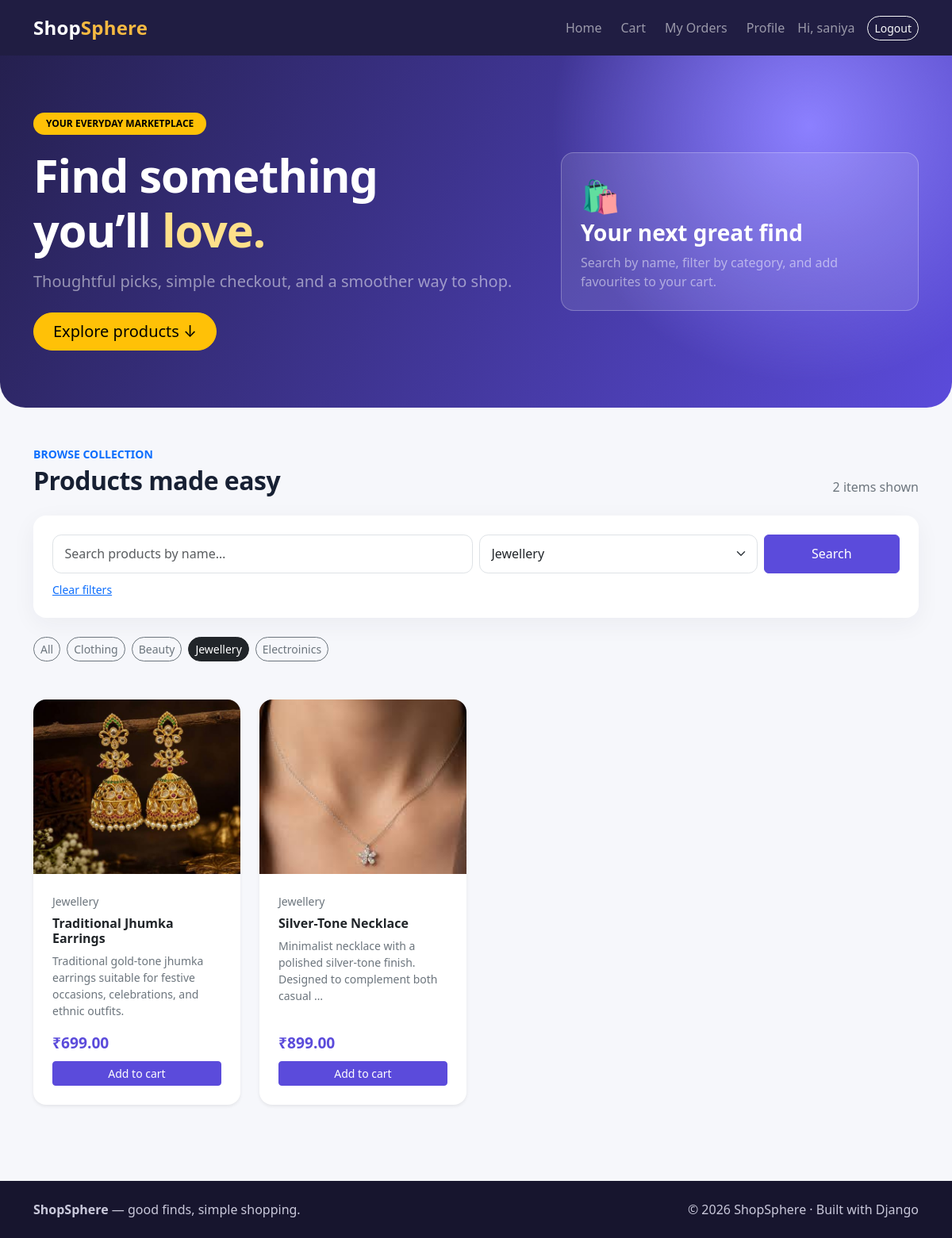
Page /?category=3 (signed in) on the committed database.
### store/models.py (models this page shows, shortened)
class Category(models.Model):
    name=models.CharField(max_length=100,unique=True)
    description=models.TextField(blank=True)

class Product(models.Model):
    category=models.ForeignKey(
        Category,
        on_delete=models.CASCADE,
        related_name='products'
    )
    name=models.CharField(max_length=200)
    description=models.TextField()
    price=models.DecimalField(max_digits=10,decimal_places=2)
    stock=models.PositiveIntegerField(default=0)
    image=models.ImageField(upload_to='products/',blank=True,null=True)
    created_at=models.DateTimeField(auto_now_add=True)

### store/views.py (the view)
# urls.py: path('', views.home, name='home'),
@login_required
def home(request):
    categories = Category.objects.all()
    products = Product.objects.select_related('category').all()
    keyword = request.GET.get('q', '').strip()
    if keyword:
        products = products.filter(name__icontains=keyword)
    category_id = request.GET.get('category', '')
    if category_id:
        products = products.filter(category_id=category_id)
    return render(request, 'home.html', {
        'categories': categories,
        'products': products,
        'keyword': keyword,
        'selected_category': category_id,
    })

### store/context_processors.py (called while the page is built)
def cart_summary(request):
    cart = request.session.get("cart", {})
    count = 0
    for quantity in cart.values():
        try:
            count += max(0, int(quantity))
        except (TypeError, ValueError):
            continue
    return {"cart_count": count}

### store/templates/home.html (shortened to what this page needs)
{% extends 'base.html' %}
{% block content %}
<header class="hero py-5 py-lg-6">
  <div class="container py-lg-4">
    <div class="row align-items-center g-4">
      <div class="col-lg-7">
        <span class="badge rounded-pill text-bg-warning mb-3 px-3 py-2">YOUR EVERYDAY MARKETPLACE</span>
        <h1>Find something<br>you’ll <span style="color:#ffe08a">love.</span></h1>
        <p class="lead text-white-50 mt-3 mb-4">Thoughtful picks, simple checkout, and a smoother way to shop.</p>
        <a href="#products" class="btn btn-warning btn-lg pill px-4">Explore products <span aria-hidden="true">↓</span></a>
      </div>
      <div class="col-lg-5 d-none d-md-block">
        <div class="bg-white bg-opacity-10 border border-white border-opacity-25 rounded-4 p-4">
          <div class="fs-1">🛍️</div><h3 class="fw-bold">Your next great find</h3>
          <p class="mb-0 text-white-50">Search by name, filter by category, and add favourites to your cart.</p>
        </div>
      </div>
    </div>
  </div>
</header>
<main class="container py-5">
  <div class="d-flex flex-column flex-md-row justify-content-between align-items-md-end gap-3 mb-4">
    <div><p class="text-uppercase small fw-bold text-primary mb-1">Browse collection</p><h2 class="section-title mb-0" id="products">Products made easy</h2></div>
    <span class="text-secondary">{{ products|length }} item{{ products|length|pluralize }} shown</span>
  </div>
  <form method="get" action="{% url 'home' %}" class="panel bg-white p-3 p-md-4 mb-4">
    <div class="row g-2">
      <div class="col-12 col-md-6"><label class="visually-hidden" for="searchBox">Search products</label><input id="searchBox" type="search" name="q" class="form-control" placeholder="Search products by name…" value="{{ keyword }}"></div>
      <div class="col-8 col-md-4"><label class="visually-hidden" for="categorySelect">Category</label><select id="categorySelect" name="category" class="form-select"><option value="">All categories</option>{% for category in categories %}<option value="{{ category.id }}" {% if selected_category == category.id|stringformat:"s" %}selected{% endif %}>{{ category.name }}</option>{% endfor %}</select></div>
      <div class="col-4 col-md-2 d-grid"><button class="btn btn-primary" type="submit">Search</button></div>
    </div>
    {% if keyword or selected_category %}<div class="mt-2"><a href="{% url 'home' %}" class="small">Clear filters</a></div>{% endif %}
  </form>
  {% if categories %}
  <div class="d-flex flex-wrap gap-2 mb-5">
    <a class="btn btn-sm {% if not selected_category %}btn-dark{% else %}btn-outline-secondary{% endif %} pill" href="{% url 'home' %}">All</a>
    {% for category in categories %}<a class="btn btn-sm {% if selected_category == category.id|stringformat:'s' %}btn-dark{% else %}btn-outline-secondary{% endif %} pill" href="?category={{ category.id }}">{{ category.name }}</a>{% endfor %}
  </div>
  {% endif %}
  <div class="row g-3 g-lg-4">
    {% for product in products %}
    <div class="col-6 col-md-4 col-xl-3">
      <article class="card product-card h-100 shadow-sm">
        <a href="{% url 'product_detail' product.id %}" class="text-decoration-none">
          {% if product.image %}<img src="{{ product.image.url }}" class="card-img-top product-image" alt="{{ product.name }}">
          {% else %}<div class="product-image d-flex align-items-center justify-content-center fs-1" role="img" aria-label="No product image">🛍️</div>{% endif %}
        </a>
        <div class="card-body d-flex flex-column p-3 p-lg-4">
          <span class="small text-secondary mb-2">{{ product.category.name }}</span>
          <h3 class="h6 fw-bold"><a class="text-dark text-decoration-none" href="{% url 'product_detail' product.id %}">{{ product.name }}</a></h3>
          <p class="small text-secondary flex-grow-1">{{ product.description|truncatewords:12 }}</p>
          <div class="price mb-2">₹{{ product.price|floatformat:2 }}</div>
          {% if product.stock > 0 %}
            <form method="post" action="{% url 'add_to_cart' product.id %}">{% csrf_token %}<button class="btn btn-primary w-100 btn-sm" type="submit">Add to cart</button></form>
          {% else %}<button class="btn btn-secondary w-100 btn-sm" disabled>Out of stock</button>{% endif %}
        </div>
      </article>
    </div>
    {% empty %}
    <div class="col-12"><div class="empty-state text-center p-5"><div class="fs-1 mb-2">🔎</div><h3 class="h5">No products found</h3><p class="text-secondary">Try another search or clear your filters.</p><a href="{% url 'home' %}" class="btn btn-primary pill">Show all products</a></div></div>
    {% endfor %}
  </div>
</main>
{% endblock %}

### store/templates/base.html (shortened to what this page needs)
{% load static %}
<!doctype html>
<html lang="en">
<head>
  <link href="https://cdn.jsdelivr.net/npm/bootstrap@5.3.3/dist/css/bootstrap.min.css" rel="stylesheet">
  <link href="{% static 'css/style.css' %}" rel="stylesheet">
</head>
<body>
  <nav class="navbar navbar-expand-lg navbar-dark" style="background:#201d42">
    <div class="container py-1">
      <a class="navbar-brand fs-4" href="{% url 'home' %}">Shop<span class="brand-dot">Sphere</span></a>
      <div class="collapse navbar-collapse" id="mainNav">
        <ul class="navbar-nav ms-auto align-items-lg-center gap-lg-2">
          <li class="nav-item"><a class="nav-link" href="{% url 'home' %}">Home</a></li>
          <li class="nav-item"><a class="nav-link" href="{% url 'cart' %}">Cart{% if cart_count %} <span class="badge bg-warning text-dark">{{ cart_count }}</span>{% endif %}</a></li>
          {% if user.is_authenticated %}
            <li class="nav-item"><a class="nav-link" href="{% url 'my_orders' %}">My Orders</a></li>
            <li class="nav-item"><a class="nav-link" href="{% url 'profile' %}">Profile</a></li>
            <li class="nav-item"><span class="navbar-text me-lg-2">Hi, {{ user.username }}</span></li>
            <li class="nav-item"><form action="{% url 'logout' %}" method="post">{% csrf_token %}<button class="btn btn-outline-light btn-sm pill" type="submit">Logout</button></form></li>
          {% else %}
            <li class="nav-item"><a class="nav-link" href="{% url 'login' %}">Login</a></li>
            <li class="nav-item"><a class="btn btn-warning btn-sm pill px-3" href="{% url 'register' %}">Create account</a></li>
          {% endif %}
        </ul>
      </div>
    </div>
  </nav>
  {% block content %}{% endblock %}
  <footer class="footer mt-5 py-4">
    <div class="container d-flex flex-column flex-sm-row justify-content-between gap-2">
      <span><strong>ShopSphere</strong> — good finds, simple shopping.</span>
      <span>© {% now "Y" %} ShopSphere · Built with Django</span>
    </div>
  </footer>
</body>
</html>

### static/css/style.css (style rules this page uses)
:root { --ink:#172033;--brand:#5b4bdb;--brand-dark:#4034ad;--surface:#f6f7fb }
body { background:var(--surface);color:var(--ink);min-height:100vh }
.navbar-brand { font-weight:800;letter-spacing:.2px }
.brand-dot { color:#f5b942 }
.hero { background:radial-gradient(circle at 85% 20%,#8c80ff 0,transparent 30%),linear-gradient(120deg,#25204f,#5b4bdb);color:#fff;border-radius:0 0 2rem 2rem }
.hero h1 { font-size:clamp(2rem,5vw,3.6rem);font-weight:800;letter-spacing:-1px }
.section-title { font-weight:800;letter-spacing:-.5px }
.product-card { border:0;border-radius:1rem;overflow:hidden;transition:transform .2s,box-shadow .2s }
.product-image { height:220px;object-fit:cover;background:#ececf4 }
.price { color:var(--brand);font-size:1.2rem;font-weight:800 }
.btn-primary { background:var(--brand);border-color:var(--brand) }
.pill { border-radius:999px }
.panel { border:0;border-radius:1rem;box-shadow:0 8px 30px #2020440d }
.form-control,.form-select { padding:.72rem .9rem;border-radius:.7rem }
.footer { background:#17152e;color:#c9c8da }

### rows in the picture
Category: name "Clothing"
Category: name "Beauty"
Category: name "Jewellery"
Category: name "Electroinics"
Product: image (picture), category.name "Jewellery", name "Traditional Jhumka Earrings", description "Traditional gold-tone jhumka earrings suitable for festive occasions, celebrations, and ethnic outfits.", price "699.00", stock "Add to cart"
Product: image (picture), category.name "Jewellery", name "Silver-Tone Necklace", description "Minimalist necklace with a polished silver-tone finish. Designed to complement both casual …", price "899.00", stock "Add to cart"

### other values in the picture
{{ user.username }} "saniya"
{{ products|length }} "2"
form field category "Jewellery"
